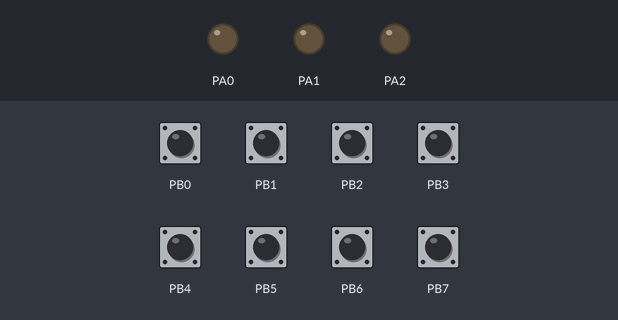
Recording of a program running on a simulated ATmega16, built with avr-gcc and emulated at 10 MHz. Parts: output pins drawn as LEDs (lit = HIGH). Inputs (shaded band) come from the test bench; at power-on: PB0–7 HIGH.

Above: at 1.2 s.
1.3 s: PB0 pulled LOW for 0.15 s
At 1.37 s:
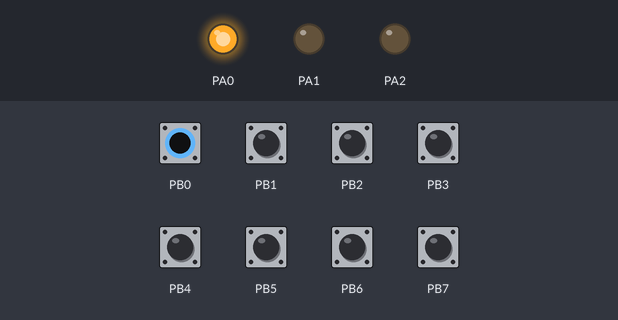
2.9 s: PB1 pulled LOW for 0.15 s
At 2.97 s:
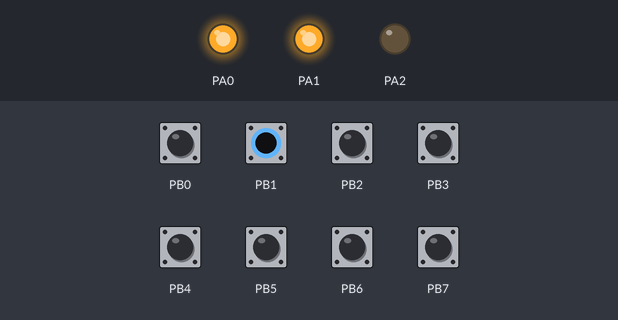
4.5 s: PB2 pulled LOW for 0.15 s
At 4.57 s:
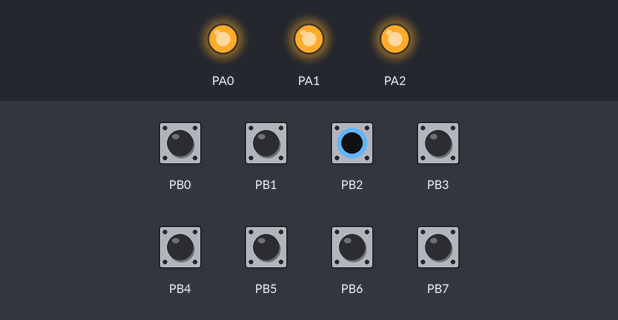
Timing chart, 0 to 7.5 s (numbered marks = the images above; inputs shaded):
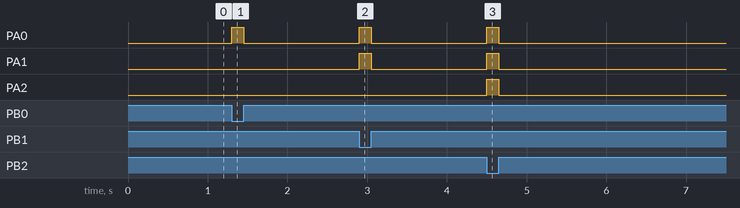

The program:

main.c
```c
#define F_CPU 10000000UL
#include <avr/io.h>


int main(void)
{
   DDRA = 0b00000111;
   DDRB = 0b00000000;
   PORTB = 0b11111111;
    while (1)
    {
		if (PINB == 0b11111110)  {PORTA = 0b00000001;}           //button 1 pressed

			else if (PINB == 0b11111101)  {PORTA = 0b00000011;}  //button 2 pressed

				else if (PINB == 0b11111011)  {PORTA = 0b00000111;}  //button 3 pressed

					else {PORTA = 0b00000000;}
    }
 return 0;
				}
```

Measured:
- after the input at 1.3 s, PA0: LOW → HIGH at once, → LOW 0.15 s later
- after the input at 2.9 s, PA0, PA1: LOW → HIGH at once, → LOW 0.15 s later
- after the input at 4.5 s, PA0–2: LOW → HIGH at once, → LOW 0.15 s later
